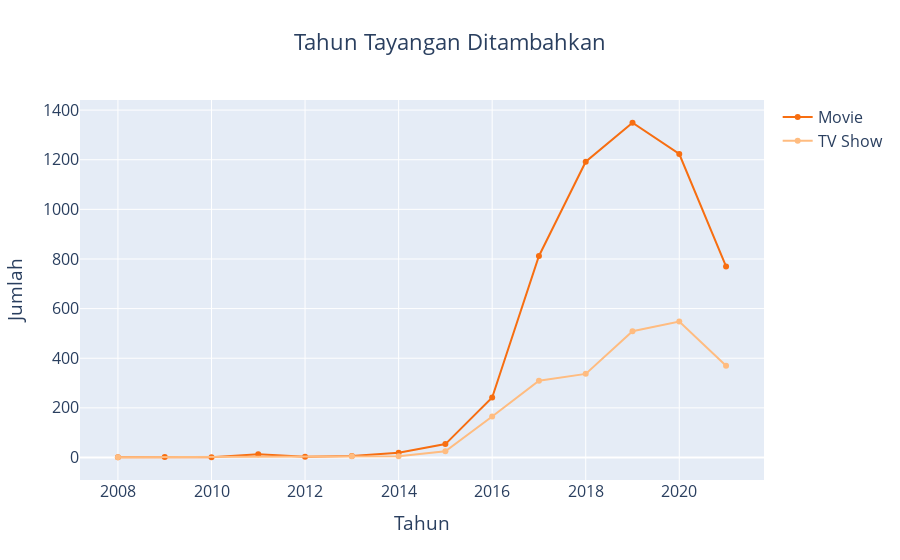

Here is the notebook cell this chart was saved with:
### Markdown cell above
### Grafik 5 : Banyaknya jumlah tayangan per tahun (Line Plot)

### Code cell
fig = go.Figure()

dfYearAdd = df.groupby(['year_added','type']).count().reset_index()

fig.add_trace(go.Scatter( 
    x=dfYearAdd.loc[dfYearAdd['type'] == 'Movie']['year_added'], 
    y=dfYearAdd.loc[dfYearAdd['type'] == 'Movie']['show_id'],
    mode='lines+markers',
    name='Movie',
    marker_color='#F76E11',
))

fig.add_trace(go.Scatter( 
    x=dfYearAdd.loc[dfYearAdd['type'] == 'TV Show']['year_added'], 
    y=dfYearAdd.loc[dfYearAdd['type'] == 'TV Show']['show_id'],
    mode='lines+markers',
    name='TV Show',
    marker_color='#FFBC80',
))

fig.update_layout(title_text='Tahun Tayangan Ditambahkan',title_x = 0.5,yaxis_title="Jumlah",xaxis_title="Tahun",font = {'size':16})

### Figure 1 — Plotly figure (JSON) as saved in the notebook; plotly's stock layout.template omitted (floating-point values rounded to 4 significant figures)
{"data": [{"marker": {"color": "#F76E11"}, "mode": "lines+markers", "name": "Movie", "type": "scatter", "x": [2008, 2009, 2010, 2011, 2012, 2013, 2014, 2015, 2016, 2017, 2018, 2019, 2020, 2021], "y": [1, 2, 1, 13, 3, 6, 19, 54, 242, 812, 1192, 1349, 1223, 770]}, {"marker": {"color": "#FFBC80"}, "mode": "lines+markers", "name": "TV Show", "type": "scatter", "x": [2008, 2013, 2014, 2015, 2016, 2017, 2018, 2019, 2020, 2021], "y": [1, 5, 5, 25, 165, 309, 337, 509, 548, 370]}], "layout": {"font": {"size": 16}, "title": {"text": "Tahun Tayangan Ditambahkan", "x": 0.5}, "xaxis": {"title": {"text": "Tahun"}}, "yaxis": {"title": {"text": "Jumlah"}}}}
